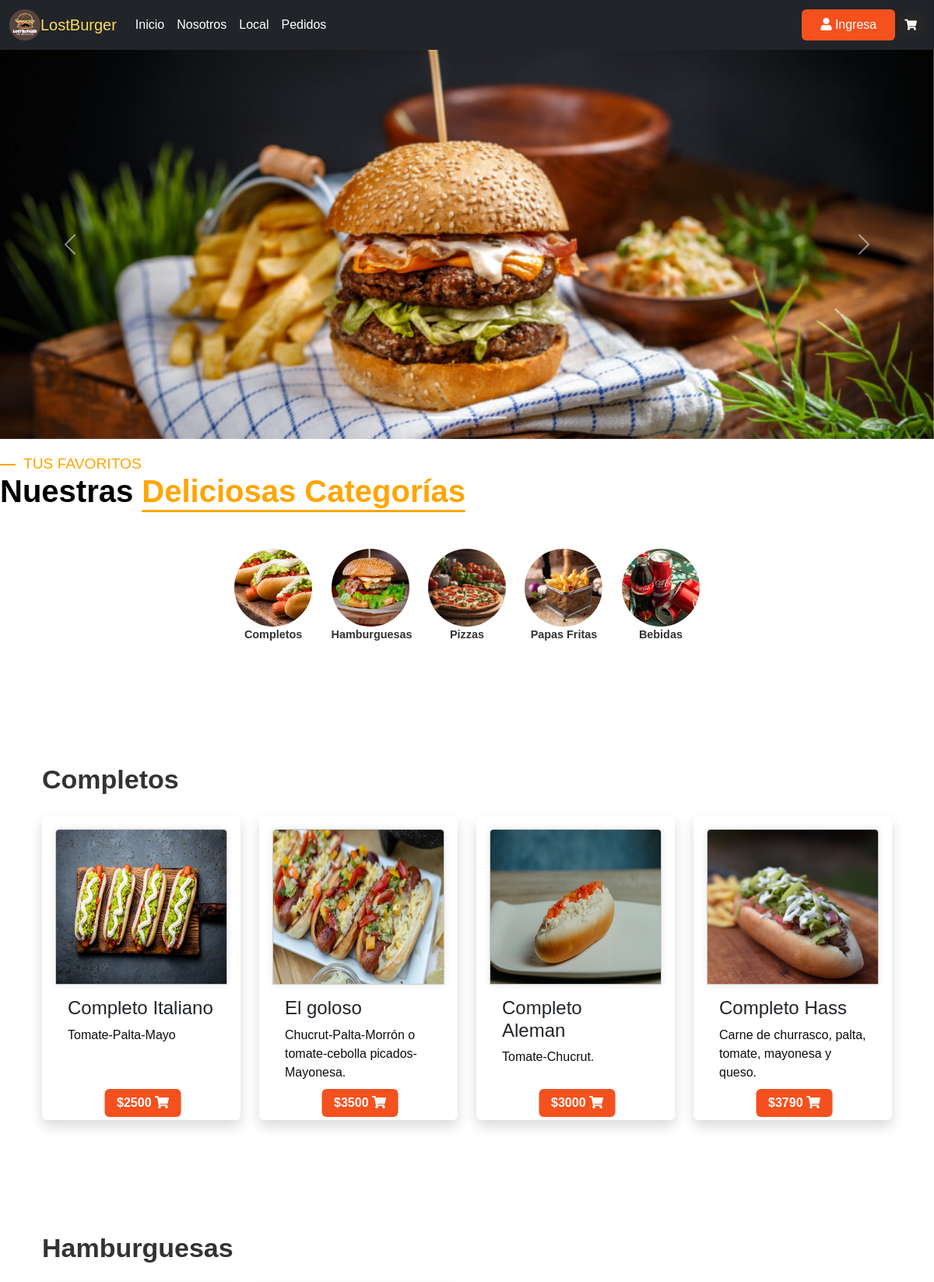
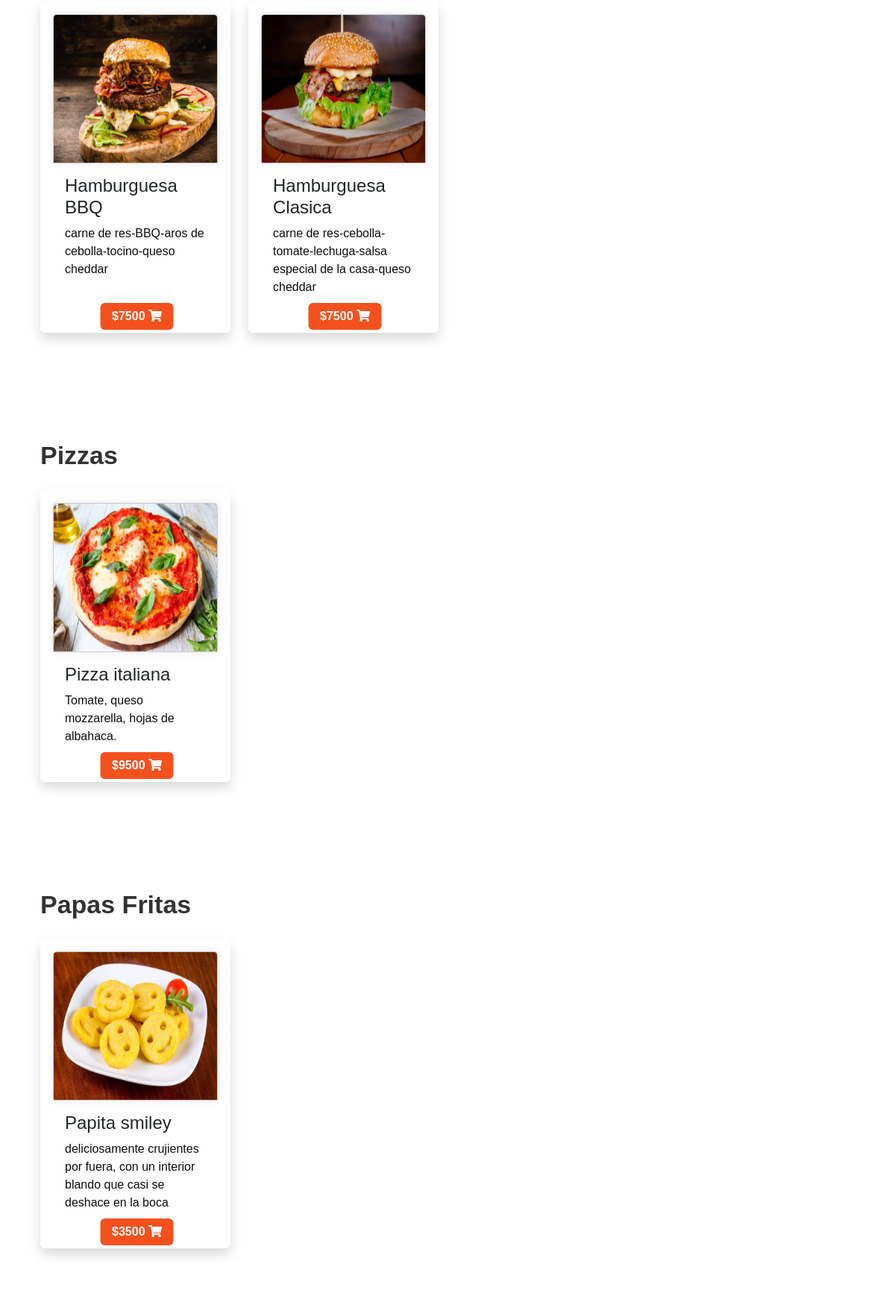
The page / (upper part) on the database its author committed (2 pictures, top to bottom).
### aplicacion/models.py (models this page shows, shortened)
class Producto(models.Model):
    id = models.AutoField(primary_key=True)
    nombre = models.CharField(max_length=40,null=False,
    validators=[RegexValidator(r'^[a-zA-Z ]*$', 'Ingrese solo letras y espacios.')])
    descripcion = models.TextField(max_length=300,null=False)
    precio =  models.IntegerField(validators=[MinValueValidator(0)],null=False)
    categoria = models.CharField(max_length=50, choices=CATEGORIAS, default='Sin Seleccionar',null=False)
    imagen = models.ImageField(upload_to='productos/',null=False)

### aplicacion/views.py (the view)
# urls.py: path('',index,name='index'),
def index(request):
    productos = Producto.objects.all()
    return render(request, 'aplicacion/index.html', {'productos': productos})

### aplicacion/context_processor.py (called while the page is built)
def total_carrito(request):
    total = 0
    if request.user.is_authenticated:
        if "carrito" in request.session.keys():
            for key, value in request.session["carrito"].items():
                total += int(value["acumulado"])
    return {"total_carrito": total}  # Devolver el total dentro de un diccionario con la clave adecuada

### aplicacion/templates/aplicacion/index.html (shortened to what this page needs)
{% extends "aplicacion/base.html" %}
{% load static %}
{% block contenido %}
<link rel="stylesheet" href="{% static 'aplicacion/css/slider.css' %}">
<link rel="stylesheet" href="{% static 'aplicacion/css/titulocard.css' %}">
<link rel="stylesheet" href="{% static 'aplicacion/css/btnmenu.css' %}">
    <div id="demo" class="carousel slide" data-bs-ride="carousel">
      <div class="carousel-indicators">
        <button type="button" data-bs-target="#demo" data-bs-slide-to="0" class="active"></button>
        <button type="button" data-bs-target="#demo" data-bs-slide-to="1"></button>
        <button type="button" data-bs-target="#demo" data-bs-slide-to="2"></button>
      </div>
      <div class="carousel-inner">
        <div class="carousel-item active">
          <img src="{% static 'aplicacion/img/gg.jpeg' %}" class="d-block w-100" >
          <div class="carousel-caption">
          </div>
        </div>
      </div>
      <button class="carousel-control-prev" type="button" data-bs-target="#demo" data-bs-slide="prev">
        <span class="carousel-control-prev-icon"></span>
      </button>
      <button class="carousel-control-next" type="button" data-bs-target="#demo" data-bs-slide="next">
        <span class="carousel-control-next-icon"></span>
      </button>
    </div>
<div class="titulo-menu">
  <h1 class="titulo-principal">TUS FAVORITOS</h1>
  <h2 class="subtitulo-menu">Nuestras <span class="texto-destacado">Deliciosas Categorías</span></h2>
</div>
<div class="contenedor-menu">
  <a href="#completos">
      <button class="boton-categoria-especial">
          <img src="{% static 'aplicacion/img/completito.jpg' %}" alt="Completos">
          <span class="subtitulo-btn">Completos</span>
      </button>
  </a>
  <a href="#hamburguesas">
      <button class="boton-categoria-especial">
          <img src="{% static 'aplicacion/img/gclasica.png' %}" alt="Hamburguesas">
          <span class="subtitulo-btn">Hamburguesas</span>
      </button>
  </a>
  <a href="#pizzas">
      <button class="boton-categoria-especial">
          <img src="{% static 'aplicacion/img/Fpizza.png' %}" alt="Pizzas">
          <span class="subtitulo-btn">Pizzas</span>
      </button>
  </a>
  <a href="#papas">
      <button class="boton-categoria-especial">
          <img src="{% static 'aplicacion/img/papitas.jpeg' %}" alt="Papas">
          <span class="subtitulo-btn">Papas Fritas</span>
      </button>
  </a>
  <a href="#bebidas">
      <button class="boton-categoria-especial">
          <img src="{% static 'aplicacion/img/coquita.jpg' %}" alt="Bebidas">
          <span class="subtitulo-btn">Bebidas</span>
      </button>
  </a>
</div>
 <div class="tab-content">
  <div id="completos" class="container tab-pane active"><br>
      <div class="container">
          <h3 class="titulos-cards">Completos</h3>
          <div class="row">
              <div class="col-md-12">
                  <div class="row">
                      {% for producto in productos %}
                          {% if producto.categoria == 'Completos' %}
                              <div class="col-lg-3 col-md-6 col-sm-6 col-12 mt-3">
                                  <div class="card h-100 p-3 shadow border border-white rounded">
                                      <img class="card-img-top img-fluid" src="{{ producto.imagen.url }}" alt="{{ producto.nombre }}">
                                      <div class="card-body">
                                          <h4 class="card-title">{{ producto.nombre }}</h4>
                                          <p class="card-text">{{ producto.descripcion }}</p>
                                              <div class="d-flex flex-column align-items-left">
                                                  <button onclick="window.location.href='{% url 'Add' producto.id %}'" class="btn precio-card mt-2">${{ producto.precio }} <i class="fas fa-shopping-cart"></i></button>
                                              </div>
                                      </div>
                                  </div>
                              </div>
                          {% endif %}
                      {% endfor %}
                  </div>
              </div>
          </div>
      </div>
  </div>
</div>
  <div class="tab-content">
    <div id="hamburguesas" class="container tab-pane active"><br>
        <div class="container">
            <h3 class="titulos-cards">Hamburguesas</h3>
            <div class="row">
                <div class="col-md-12">
                    <div class="row">
                        {% for producto in productos %}
                            {% if producto.categoria == 'Hamburguesas' %}
                                <div class="col-lg-3 col-md-6 col-sm-6 col-12 mt-3">
                                    <div class="card h-100 p-3 shadow border border-white rounded">
                                        <img class="card-img-top img-fluid" src="{{ producto.imagen.url }}" alt="{{ producto.nombre }}">
                                        <div class="card-body">
                                            <h4 class="card-title">{{ producto.nombre }}</h4>
                                            <p class="card-text">{{ producto.descripcion }}</p>
                                                <div class="d-flex flex-column align-items-left">
                                                    <button onclick="window.location.href='{% url 'Add' producto.id %}'" class="btn precio-card mt-2">${{ producto.precio }} <i class="fas fa-shopping-cart"></i></button>
                                                </div>
                                        </div>
                                    </div>
                                </div>
                            {% endif %}
                        {% endfor %}
                    </div>
                </div>
            </div>
        </div>
    </div>
  </div>
  <div class="tab-content">
    <div id="pizzas" class="container tab-pane active"><br>
        <div class="container">
            <h3 class="titulos-cards">Pizzas</h3>
            <div class="row">
                <div class="col-md-12">
                    <div class="row">
                        {% for producto in productos %}
                            {% if producto.categoria == 'Pizzas' %}
                                <div class="col-lg-3 col-md-6 col-sm-6 col-12 mt-3">
                                    <div class="card h-100 p-3 shadow border border-white rounded">
                                        <img class="card-img-top img-fluid" src="{{ producto.imagen.url }}" alt="{{ producto.nombre }}">
                                        <div class="card-body">
                                            <h4 class="card-title">{{ producto.nombre }}</h4>
                                            <p class="card-text">{{ producto.descripcion }}</p>
                                                <div class="d-flex flex-column align-items-left">
                                                    <button onclick="window.location.href='{% url 'Add' producto.id %}'" class="btn precio-card mt-2">${{ producto.precio }} <i class="fas fa-shopping-cart"></i></button>
                                                </div>
                                        </div>
                                    </div>
                                </div>
                            {% endif %}
                        {% endfor %}
                    </div>
                </div>
            </div>
        </div>
    </div>
  </div>
  <div class="tab-content">
    <div id="papas" class="container tab-pane active"><br>
        <div class="container">
            <h3 class="titulos-cards">Papas Fritas</h3>
            <div class="row">
                <div class="col-md-12">
                    <div class="row">
                        {% for producto in productos %}
                            {% if producto.categoria == 'Papas Fritas' %}
                                <div class="col-lg-3 col-md-6 col-sm-6 col-12 mt-3">
                                    <div class="card h-100 p-3 shadow border border-white rounded">
                                        <img class="card-img-top img-fluid" src="{{ producto.imagen.url }}" alt="{{ producto.nombre }}">
                                        <div class="card-body">
                                            <h4 class="card-title">{{ producto.nombre }}</h4>
                                            <p class="card-text">{{ producto.descripcion }}</p>
                                                <div class="d-flex flex-column align-items-left">
                                                    <button onclick="window.location.href='{% url 'Add' producto.id %}'" class="btn precio-card mt-2">${{ producto.precio }} <i class="fas fa-shopping-cart"></i></button>
                                                </div>
                                        </div>
                                    </div>
                                </div>
                            {% endif %}
                        {% endfor %}
                    </div>
                </div>
            </div>
        </div>
    </div>
  </div>
  <div class="tab-content">
    <div id="bebidas" class="container tab-pane active"><br>
    </div>
  </div>
{% endblock contenido %}

### aplicacion/static/aplicacion/css/styles.css (style rules this page uses)
p { color: rgb(14, 13, 13); }
.precio-card { font-size: 1.2em; color: #000; font-weight: bold; }
.tab-content .card-img-top { width: 100%; height: auto; max-height: 200px; height: 200px; }
.card-img-top { border: 1px solid #ccc; box-shadow: 0 0 10px rgba(0, 0, 0, 0.1); transition: transform 0.3s ease; }
.card-body { font-size: 1em; }
.card { position: relative; }
.card .btn { position: absolute; bottom: -1px; left: 50%; transform: translateX(-50%); padding: 6px 16px; }
body { font-family: Arial, sans-serif; margin: 0; padding: 0; }
.btn { background-color: #f4511e; border: none; color: white; padding: 8px 24px; text-align: center; font-size: 16px; margin: 4px 2px; opacity: 1; transition: 0.3s; }
@media screen and (min-width: 1150px) { .container { margin-inline: auto; } }

### aplicacion/static/aplicacion/css/slider.css (style rules this page uses)
#demo.carousel { margin: auto; }
#demo.carousel .carousel-item img { max-height: 500px; object-fit: cover; }

### aplicacion/static/aplicacion/css/titulocard.css (style rules this page uses)
.titulos-cards { margin-top: 120px; font-size: 34px; font-weight: bold; color: #333; margin-bottom: 10px; }

### aplicacion/static/aplicacion/css/btnmenu.css (style rules this page uses)
.titulo-menu { margin-top: 20px; text-align: left; margin-bottom: 30px; }
.titulo-principal { font-size: 1.2em; color: orange; margin: 0; }
.titulo-principal::before { content: ''; display: inline-block; width: 20px; height: 2px; background-color: orange; margin-right: 10px; vertical-align: middle; }
.subtitulo-menu { font-size: 2.5em; font-weight: bold; color: #000; margin: 0; }
.texto-destacado { color: orange; position: relative; }
.texto-destacado::after { content: ''; display: block; width: 100%; height: 3px; background-color: orange; position: absolute; left: 0; bottom: -5px; border-radius: 5px; }
.contenedor-menu { background-color: rgb(255, 255, 255); text-align: center; margin: auto; position: sticky; top: 0; width: 100%; z-index: 999; padding: 10px 0; margin-top: 20px; }
.subtitulo-btn { font-weight:bold; color: #333; }
a { text-decoration: none; color: inherit; }
.boton-categoria-especial { border: none; border-radius: 50%; width: 100px; height: 100px; margin: 10px; position: relative; padding: 0; background: none; overflow: hidden; overflow: visible; }
.boton-categoria-especial img { width: 100%; height: 100%; object-fit: cover; border-radius: 50%; z-index: 1; }
.boton-categoria-especial span { display: block; text-align: center; width: 100%; bottom: -30px; left: 0; z-index: 2; font-size: 0.9em; }

### rows shown on the page
Producto: imagen (picture), nombre "Completo Italiano", descripcion "Tomate-Palta-Mayo", precio "2500"
Producto: imagen (picture), nombre "El goloso", descripcion "Chucrut-Palta-Morrón o tomate-cebolla picados-Mayonesa.", precio "3500"
Producto: imagen (picture), nombre "Completo Aleman", descripcion "Tomate-Chucrut.", precio "3000"
Producto: imagen (picture), nombre "Completo Hass", descripcion "Carne de churrasco, palta, tomate, mayonesa y queso.", precio "3790"
Producto: imagen (picture), nombre "Hamburguesa BBQ", descripcion "carne de res-BBQ-aros de cebolla-tocino-queso cheddar", precio "7500"
Producto: imagen (picture), nombre "Hamburguesa Clasica", descripcion "carne de res-cebolla-tomate-lechuga-salsa especial de la casa-queso cheddar", precio "7500"
Producto: imagen (picture), nombre "Pizza italiana", descripcion "Tomate, queso mozzarella, hojas de albahaca.", precio "9500"
Producto: imagen (picture), nombre "Papita smiley", descripcion "deliciosamente crujientes por fuera, con un interior blando que casi se deshace en la boca", precio "3500"
